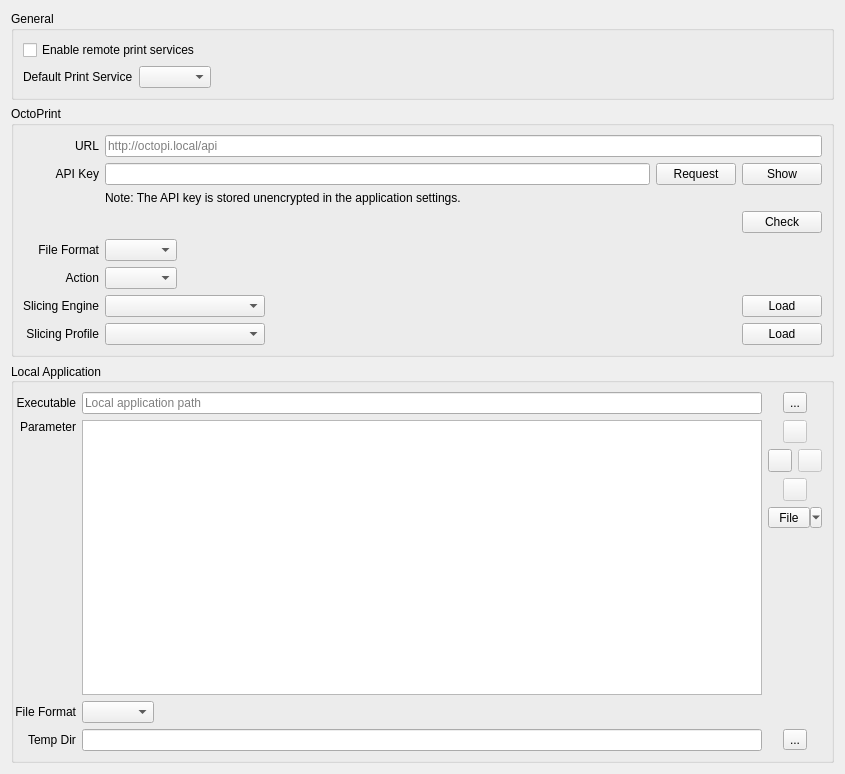
          <widget class="QWidget" name="scrollAreaWidgetContents_3">
           <property name="geometry">
            <rect>
             <x>0</x>
             <y>0</y>
             <width>845</width>
             <height>774</height>
            </rect>
           </property>
           <layout class="QVBoxLayout" name="verticalLayout_9">
            <item>
             <widget class="QGroupBox" name="groupBoxGeneral">
              <property name="title">
               <string>General</string>
              </property>
              <layout class="QGridLayout" name="gridLayout_10">
               <item row="1" column="1">
                <widget class="QComboBox" name="comboBoxDefaultPrintService"/>
               </item>
               <item row="1" column="2">
                <spacer name="horizontalSpacerDefaultPrintService">
                 <property name="orientation">
                  <enum>Qt::Horizontal</enum>
                 </property>
                 <property name="sizeHint" stdset="0">
                  <size>
                   <width>40</width>
                   <height>20</height>
                  </size>
                 </property>
                </spacer>
               </item>
               <item row="1" column="0">
                <widget class="QLabel" name="labelDefaultPrintService">
                 <property name="text">
                  <string>Default Print Service</string>
                 </property>
                </widget>
               </item>
               <item row="0" column="0" colspan="3">
                <widget class="QCheckBox" name="checkBoxEnableRemotePrintServices">
                 <property name="text">
                  <string>Enable remote print services</string>
                 </property>
                </widget>
               </item>
              </layout>
             </widget>
            </item>
            <item>
             <widget class="QGroupBox" name="groupBoxOctoPrint">
              <property name="title">
               <string>OctoPrint</string>
              </property>
              <layout class="QGridLayout" name="gridLayout_7">
               <item row="0" column="2">
                <widget class="QLineEdit" name="lineEditOctoPrintURL">
                 <property name="placeholderText">
                  <string notr="true">http://octopi.local/api</string>
                 </property>
                 <property name="clearButtonEnabled">
                  <bool>true</bool>
                 </property>
                </widget>
               </item>
               <item row="0" column="0">
                <widget class="QLabel" name="labelOctoPrintURL">
                 <property name="text">
                  <string>URL</string>
                 </property>
                 <property name="alignment">
                  <set>Qt::AlignRight|Qt::AlignTrailing|Qt::AlignVCenter</set>
                 </property>
                 <property name="buddy">
                  <cstring>lineEditOctoPrintURL</cstring>
                 </property>
                </widget>
               </item>
               <item row="1" column="0">
                <widget class="QLabel" name="labelOctoPrintApiKey">
                 <property name="text">
                  <string>API Key</string>
                 </property>
                 <property name="alignment">
                  <set>Qt::AlignRight|Qt::AlignTrailing|Qt::AlignVCenter</set>
                 </property>
                 <property name="buddy">
                  <cstring>lineEditOctoPrintApiKey</cstring>
                 </property>
                </widget>
               </item>
               <item row="7" column="2">
                <layout class="QHBoxLayout" name="horizontalLayoutOctoPrintSlicingEngine">
                 <item>
                  <widget class="QComboBox" name="comboBoxOctoPrintSlicingEngine">
                   <property name="minimumSize">
                    <size>
                     <width>160</width>
                     <height>0</height>
                    </size>
                   </property>
                  </widget>
                 </item>
                 <item>
                  <spacer name="horizontalSpacerOctoPrintSlicingEngine">
                   <property name="orientation">
                    <enum>Qt::Horizontal</enum>
                   </property>
                   <property name="sizeHint" stdset="0">
                    <size>
                     <width>40</width>
                     <height>20</height>
                    </size>
                   </property>
                  </spacer>
                 </item>
                 <item>
                  <widget class="QPushButton" name="pushButtonOctoPrintSlicingEngine">
                   <property name="text">
                    <string>Load</string>
                   </property>
                  </widget>
                 </item>
                </layout>
               </item>
               <item row="8" column="2">
                <layout class="QHBoxLayout" name="horizontalLayoutOctoPrintSlicingProfile">
                 <item>
                  <widget class="QComboBox" name="comboBoxOctoPrintSlicingProfile">
                   <property name="minimumSize">
                    <size>
                     <width>160</width>
                     <height>0</height>
                    </size>
                   </property>
                  </widget>
                 </item>
                 <item>
                  <spacer name="horizontalSpacerOctoPrintSlicingProfile">
                   <property name="orientation">
                    <enum>Qt::Horizontal</enum>
                   </property>
                   <property name="sizeHint" stdset="0">
                    <size>
                     <width>40</width>
                     <height>20</height>
                    </size>
                   </property>
                  </spacer>
                 </item>
                 <item>
                  <widget class="QPushButton" name="pushButtonOctoPrintSlicingProfile">
                   <property name="text">
                    <string>Load</string>
                   </property>
                  </widget>
                 </item>
                </layout>
               </item>
               <item row="4" column="2">
                <layout class="QHBoxLayout" name="horizontalLayoutOctoPrintCheckConnection">
                 <item>
                  <spacer name="horizontalSpacerOctoPrintCheckConnection">
                   <property name="orientation">
                    <enum>Qt::Horizontal</enum>
                   </property>
                   <property name="sizeHint" stdset="0">
                    <size>
                     <width>40</width>
                     <height>20</height>
                    </size>
                   </property>
                  </spacer>
                 </item>
                 <item>
                  <widget class="QLabel" name="labelOctoPrintCheckConnection">
                   <property name="text">
                    <string/>
                   </property>
                  </widget>
                 </item>
                 <item>
                  <widget class="QPushButton" name="pushButtonOctoPrintCheckConnection">
                   <property name="text">
                    <string>Check</string>
                   </property>
                  </widget>
                 </item>
                </layout>
               </item>
               <item row="8" column="0">
                <widget class="QLabel" name="labelOctoPrintSlicingProfile">
                 <property name="text">
                  <string>Slicing Profile</string>
                 </property>
                 <property name="alignment">
                  <set>Qt::AlignRight|Qt::AlignTrailing|Qt::AlignVCenter</set>
                 </property>
                 <property name="buddy">
                  <cstring>comboBoxOctoPrintSlicingProfile</cstring>
                 </property>
                </widget>
               </item>
               <item row="7" column="0">
                <widget class="QLabel" name="labelOctoPrintSlicingEngine">
                 <property name="text">
                  <string>Slicing Engine</string>
                 </property>
                 <property name="alignment">
                  <set>Qt::AlignRight|Qt::AlignTrailing|Qt::AlignVCenter</set>
                 </property>
                 <property name="buddy">
                  <cstring>comboBoxOctoPrintSlicingEngine</cstring>
                 </property>
                </widget>
               </item>
               <item row="5" column="0">
                <widget class="QLabel" name="labelOctoPrintFileFormat">
                 <property name="text">
                  <string>File Format</string>
                 </property>
                 <property name="alignment">
                  <set>Qt::AlignRight|Qt::AlignTrailing|Qt::AlignVCenter</set>
                 </property>
                 <property name="buddy">
                  <cstring>comboBoxOctoPrintFileFormat</cstring>
                 </property>
                </widget>
               </item>
               <item row="5" column="2">
                <layout class="QHBoxLayout" name="horizontalLayoutOctoPrintFileFormat">
                 <item>
                  <widget class="QComboBox" name="comboBoxOctoPrintFileFormat"/>
                 </item>
                 <item>
                  <spacer name="horizontalSpacerOctoPrintFileFormat">
                   <property name="orientation">
                    <enum>Qt::Horizontal</enum>
                   </property>
                   <property name="sizeHint" stdset="0">
                    <size>
                     <width>40</width>
                     <height>20</height>
                    </size>
                   </property>
                  </spacer>
                 </item>
                </layout>
               </item>
               <item row="6" column="0">
                <widget class="QLabel" name="labelOctoPrintAction">
                 <property name="text">
                  <string>Action</string>
                 </property>
                 <property name="alignment">
                  <set>Qt::AlignRight|Qt::AlignTrailing|Qt::AlignVCenter</set>
                 </property>
                 <property name="buddy">
                  <cstring>comboBoxOctoPrintAction</cstring>
                 </property>
                </widget>
               </item>
               <item row="6" column="2">
                <layout class="QHBoxLayout" name="horizontalLayoutOctoPrintSliceAction">
                 <item>
                  <widget class="QComboBox" name="comboBoxOctoPrintAction"/>
                 </item>
                 <item>
                  <spacer name="horizontalSpacerOctoPrintSliceAction">
                   <property name="orientation">
                    <enum>Qt::Horizontal</enum>
                   </property>
                   <property name="sizeHint" stdset="0">
                    <size>
                     <width>40</width>
                     <height>20</height>
                    </size>
                   </property>
                  </spacer>
                 </item>
                </layout>
               </item>
               <item row="1" column="2">
                <layout class="QHBoxLayout" name="horizontalLayoutApiKey">
                 <item>
                  <widget class="QLineEdit" name="lineEditOctoPrintApiKey">
                   <property name="echoMode">
                    <enum>QLineEdit::PasswordEchoOnEdit</enum>
                   </property>
                   <property name="clearButtonEnabled">
                    <bool>true</bool>
                   </property>
                  </widget>
                 </item>
                 <item>
                  <widget class="QPushButton" name="pushButtonOctoPrintRequestApiKey">
                   <property name="text">
                    <string>Request</string>
                   </property>
                  </widget>
                 </item>
                 <item>
                  <widget class="QPushButton" name="pushButtonOctoPrintApiKey">
                   <property name="text">
                    <string>Show</string>
                   </property>
                   <property name="checkable">
                    <bool>true</bool>
                   </property>
                  </widget>
                 </item>
                </layout>
               </item>
               <item row="2" column="2">
                <widget class="QLabel" name="labelOctoPrintApiKeyNote">
                 <property name="text">
                  <string>Note: The API key is stored unencrypted in the application settings.</string>
                 </property>
                </widget>
               </item>
              </layout>
             </widget>
            </item>
            <item>
             <widget class="QGroupBox" name="groupBoxLocalApp">
              <property name="title">
               <string>Local Application</string>
              </property>
              <property name="alignment">
               <set>Qt::AlignLeading|Qt::AlignLeft|Qt::AlignVCenter</set>
              </property>
              <layout class="QGridLayout" name="gridLayout_72" columnstretch="0,0,1,0,0">
               <property name="leftMargin">
                <number>0</number>
               </property>
               <item row="2" column="0">
                <widget class="QLabel" name="labelLocalAppFileFormat">
                 <property name="text">
                  <string>File Format</string>
                 </property>
                 <property name="alignment">
                  <set>Qt::AlignRight|Qt::AlignTrailing|Qt::AlignVCenter</set>
                 </property>
                 <property name="buddy">
                  <cstring>comboBoxLocalAppFileFormat</cstring>
                 </property>
                </widget>
               </item>
               <item row="1" column="4">
                <layout class="QGridLayout" name="gridLayoutLocalAppParameter" columnstretch="1,0">
                 <property name="sizeConstraint">
                  <enum>QLayout::SetDefaultConstraint</enum>
                 </property>
                 <property name="leftMargin">
                  <number>0</number>
                 </property>
                 <property name="topMargin">
                  <number>0</number>
                 </property>
                 <property name="rightMargin">
                  <number>0</number>
                 </property>
                 <property name="bottomMargin">
                  <number>0</number>
                 </property>
                 <item row="3" column="0" colspan="2">
                  <widget class="QToolButton" name="toolButtonLocalAppParameterAddFile">
                   <property name="sizePolicy">
                    <sizepolicy hsizetype="Minimum" vsizetype="Fixed">
                     <horstretch>0</horstretch>
                     <verstretch>0</verstretch>
                    </sizepolicy>
                   </property>
                   <property name="text">
                    <string>File</string>
                   </property>
                   <property name="popupMode">
                    <enum>QToolButton::MenuButtonPopup</enum>
                   </property>
                  </widget>
                 </item>
                 <item row="2" column="0" colspan="2" alignment="Qt::AlignHCenter">
                  <widget class="QToolButton" name="toolButtonLocalAppParameterDown">
                   <property name="enabled">
                    <bool>false</bool>
                   </property>
                   <property name="text">
                    <string/>
                   </property>
                   <property name="icon">
                    <iconset theme="chokusen-down">
                     <normaloff>.</normaloff>.</iconset>
                   </property>
                  </widget>
                 </item>
                 <item row="1" column="0">
                  <widget class="QToolButton" name="toolButtonLocalAppParameterAdd">
                   <property name="text">
                    <string/>
                   </property>
                   <property name="icon">
                    <iconset theme="chokusen-add">
                     <normaloff>.</normaloff>.</iconset>
                   </property>
                  </widget>
                 </item>
                 <item row="0" column="0" colspan="2" alignment="Qt::AlignHCenter">
                  <widget class="QToolButton" name="toolButtonLocalAppParameterUp">
                   <property name="enabled">
                    <bool>false</bool>
                   </property>
                   <property name="sizePolicy">
                    <sizepolicy hsizetype="Fixed" vsizetype="Fixed">
                     <horstretch>0</horstretch>
                     <verstretch>0</verstretch>
                    </sizepolicy>
                   </property>
                   <property name="text">
                    <string/>
                   </property>
                   <property name="icon">
                    <iconset theme="chokusen-up">
                     <normaloff>.</normaloff>.</iconset>
                   </property>
                  </widget>
                 </item>
                 <item row="1" column="1">
                  <widget class="QToolButton" name="toolButtonLocalAppParameterRemove">
                   <property name="enabled">
                    <bool>false</bool>
                   </property>
                   <property name="sizePolicy">
                    <sizepolicy hsizetype="Fixed" vsizetype="Fixed">
                     <horstretch>0</horstretch>
                     <verstretch>0</verstretch>
                    </sizepolicy>
                   </property>
                   <property name="text">
                    <string/>
                   </property>
                   <property name="icon">
                    <iconset theme="chokusen-remove">
                     <normaloff>.</normaloff>.</iconset>
                   </property>
                  </widget>
                 </item>
                 <item row="4" column="0" colspan="2">
                  <spacer name="verticalSpacerLocalAppParameter">
                   <property name="orientation">
                    <enum>Qt::Vertical</enum>
                   </property>
                   <property name="sizeHint" stdset="0">
                    <size>
                     <width>20</width>
                     <height>40</height>
                    </size>
                   </property>
                  </spacer>
                 </item>
                </layout>
               </item>
               <item row="1" column="2">
                <widget class="QListWidget" name="listWidgetLocalAppParams">
                 <property name="selectionBehavior">
                  <enum>QAbstractItemView::SelectRows</enum>
                 </property>
                 <property name="iconSize">
                  <size>
                   <width>16</width>
                   <height>16</height>
                  </size>
                 </property>
                </widget>
               </item>
               <item row="0" column="0">
                <widget class="QLabel" name="labelLocalAppExecutable">
                 <property name="text">
                  <string>Executable</string>
                 </property>
                 <property name="alignment">
                  <set>Qt::AlignRight|Qt::AlignTrailing|Qt::AlignVCenter</set>
                 </property>
                 <property name="buddy">
                  <cstring>lineEditLocalAppExecutable</cstring>
                 </property>
                </widget>
               </item>
               <item row="0" column="4" alignment="Qt::AlignHCenter">
                <widget class="QToolButton" name="toolButtonLocalAppSelectExecutable">
                 <property name="text">
                  <string>...</string>
                 </property>
                 <property name="arrowType">
                  <enum>Qt::NoArrow</enum>
                 </property>
                </widget>
               </item>
               <item row="2" column="2">
                <layout class="QHBoxLayout" name="horizontalLayoutLocalSlicerFileFormat">
                 <item>
                  <widget class="QComboBox" name="comboBoxLocalAppFileFormat"/>
                 </item>
                 <item>
                  <spacer name="horizontalSpacerLocalAppFileFormat">
                   <property name="orientation">
                    <enum>Qt::Horizontal</enum>
                   </property>
                   <property name="sizeHint" stdset="0">
                    <size>
                     <width>40</width>
                     <height>20</height>
                    </size>
                   </property>
                  </spacer>
                 </item>
                </layout>
               </item>
               <item row="0" column="2">
                <widget class="QLineEdit" name="lineEditLocalAppExecutable">
                 <property name="placeholderText">
                  <string notr="true">Local application path</string>
                 </property>
                 <property name="clearButtonEnabled">
                  <bool>true</bool>
                 </property>
                </widget>
               </item>
               <item row="1" column="0">
                <widget class="QLabel" name="labelLocalAppParameter">
                 <property name="text">
                  <string>Parameter</string>
                 </property>
                 <property name="alignment">
                  <set>Qt::AlignRight|Qt::AlignTop|Qt::AlignTrailing</set>
                 </property>
                 <property name="buddy">
                  <cstring>listWidgetLocalAppParams</cstring>
                 </property>
                </widget>
               </item>
               <item row="3" column="2">
                <widget class="QLineEdit" name="lineEditLocalAppTempDir">
                 <property name="toolTip">
                  <string>Directory for storing the exported file, leave empty to use the default system location.</string>
                 </property>
                 <property name="placeholderText">
                  <string/>
                 </property>
                 <property name="clearButtonEnabled">
                  <bool>true</bool>
                 </property>
                </widget>
               </item>
               <item row="3" column="0" alignment="Qt::AlignRight">
                <widget class="QLabel" name="labelLocalAppTempDir">
                 <property name="text">
                  <string>Temp Dir</string>
                 </property>
                </widget>
               </item>
               <item row="3" column="4" alignment="Qt::AlignHCenter">
                <widget class="QToolButton" name="toolButtonLocalAppSelectTempDir">
                 <property name="text">
                  <string>...</string>
                 </property>
                </widget>
               </item>
              </layout>
             </widget>
            </item>
           </layout>
          </widget>
